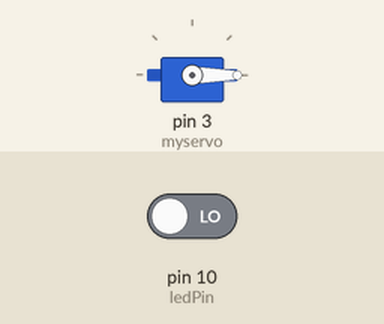
Bench run of a sketch on a simulated Arduino Uno, built with avr-gcc and run on an emulated ATmega328P. On the bench: servo. Inputs (shaded band) come from the test bench; at power-on: pin 10 (ledPin) LOW.

Above: at 1.2 s.
1.3 s: pin 10 (ledPin) driven HIGH
At 1.9 s:
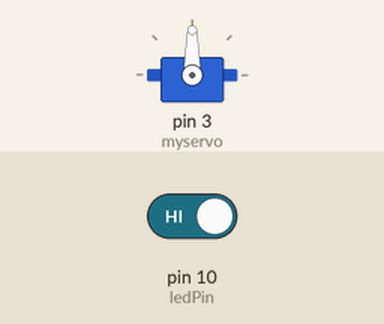
4.3 s: pin 10 (ledPin) driven LOW
At 5.9 s:
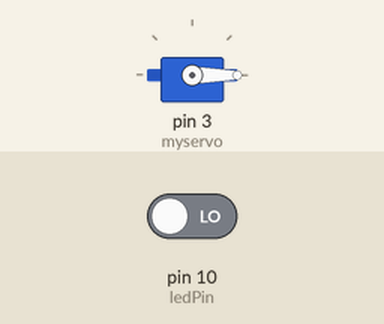
Timing chart, 0 to 7.4 s (numbered marks = the images above; inputs shaded):
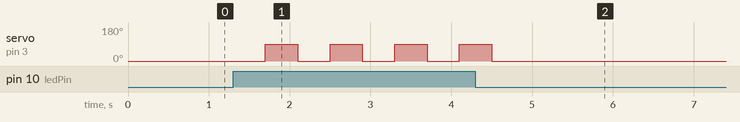

The sketch:

q12.ino
```cpp
#include <Servo.h>

int ledPin = 10;
int val = 0;
int count = 0;
int flag = 0;

Servo myservo;

void setup()
{
    pinMode(ledPin, INPUT);
    myservo.attach(3);
}

void loop()
{
    val = digitalRead(ledPin);

    if (val == HIGH)
    {
        count += 1;
        flag = count % 2;
        delay(400);
    }

    if (flag == 1)
    {
        myservo.write(90);
    }
    else
    {
        myservo.write(0);
    }
}
```

Measured:
- after the input at 1.3 s, servo on pin 3 (myservo): alternates 90° for 0.40 s and 0° for 0.40 s, starting after 0.40 s
- after the input at 4.3 s, servo on pin 3 (myservo): goes on until 4.5 s, then stays 0°
